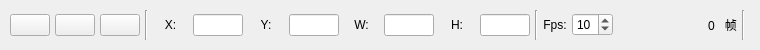
<?xml version="1.0" encoding="UTF-8"?>
<ui version="4.0">
 <class>GifButtonWidget</class>
 <widget class="QWidget" name="GifButtonWidget">
  <property name="geometry">
   <rect>
    <x>0</x>
    <y>0</y>
    <width>760</width>
    <height>50</height>
   </rect>
  </property>
  <property name="minimumSize">
   <size>
    <width>0</width>
    <height>0</height>
   </size>
  </property>
  <property name="maximumSize">
   <size>
    <width>760</width>
    <height>50</height>
   </size>
  </property>
  <property name="windowTitle">
   <string>Form</string>
  </property>
  <layout class="QHBoxLayout" name="horizontalLayout">
   <property name="spacing">
    <number>0</number>
   </property>
   <property name="leftMargin">
    <number>0</number>
   </property>
   <property name="topMargin">
    <number>0</number>
   </property>
   <property name="rightMargin">
    <number>0</number>
   </property>
   <property name="bottomMargin">
    <number>0</number>
   </property>
   <item>
    <widget class="QWidget" name="RootWidget" native="true">
     <layout class="QHBoxLayout" name="horizontalLayout_4">
      <property name="spacing">
       <number>0</number>
      </property>
      <property name="leftMargin">
       <number>0</number>
      </property>
      <property name="topMargin">
       <number>0</number>
      </property>
      <property name="rightMargin">
       <number>0</number>
      </property>
      <property name="bottomMargin">
       <number>0</number>
      </property>
      <item>
       <widget class="QWidget" name="BorderWidget" native="true">
        <layout class="QHBoxLayout" name="LayoutBorder">
         <property name="spacing">
          <number>5</number>
         </property>
         <property name="sizeConstraint">
          <enum>QLayout::SetNoConstraint</enum>
         </property>
         <property name="leftMargin">
          <number>5</number>
         </property>
         <property name="topMargin">
          <number>5</number>
         </property>
         <property name="rightMargin">
          <number>10</number>
         </property>
         <property name="bottomMargin">
          <number>5</number>
         </property>
         <item>
          <widget class="QWidget" name="FunctionWidget" native="true">
           <layout class="QHBoxLayout" name="horizontalLayout_2">
            <property name="spacing">
             <number>5</number>
            </property>
            <property name="leftMargin">
             <number>5</number>
            </property>
            <property name="topMargin">
             <number>5</number>
            </property>
            <property name="rightMargin">
             <number>0</number>
            </property>
            <property name="bottomMargin">
             <number>5</number>
            </property>
            <item>
             <widget class="QPushButton" name="VideoButton">
              <property name="text">
               <string/>
              </property>
             </widget>
            </item>
            <item>
             <widget class="QPushButton" name="MoveButton">
              <property name="text">
               <string/>
              </property>
             </widget>
            </item>
            <item>
             <widget class="QPushButton" name="ShowButton">
              <property name="text">
               <string/>
              </property>
             </widget>
            </item>
            <item>
             <widget class="Line" name="line">
              <property name="orientation">
               <enum>Qt::Vertical</enum>
              </property>
             </widget>
            </item>
            <item>
             <layout class="QHBoxLayout" name="LayoutX">
              <item>
               <widget class="QLabel" name="LabelX">
                <property name="text">
                 <string>X:</string>
                </property>
                <property name="alignment">
                 <set>Qt::AlignCenter</set>
                </property>
               </widget>
              </item>
              <item>
               <widget class="QLineEdit" name="LineEditX">
                <property name="minimumSize">
                 <size>
                  <width>50</width>
                  <height>0</height>
                 </size>
                </property>
                <property name="maximumSize">
                 <size>
                  <width>50</width>
                  <height>16777215</height>
                 </size>
                </property>
               </widget>
              </item>
             </layout>
            </item>
            <item>
             <layout class="QHBoxLayout" name="LayoutY">
              <item>
               <widget class="QLabel" name="LabelY">
                <property name="text">
                 <string>Y:</string>
                </property>
                <property name="alignment">
                 <set>Qt::AlignCenter</set>
                </property>
               </widget>
              </item>
              <item>
               <widget class="QLineEdit" name="LineEditY">
                <property name="minimumSize">
                 <size>
                  <width>50</width>
                  <height>0</height>
                 </size>
                </property>
                <property name="maximumSize">
                 <size>
                  <width>50</width>
                  <height>16777215</height>
                 </size>
                </property>
               </widget>
              </item>
             </layout>
            </item>
            <item>
             <layout class="QHBoxLayout" name="LayoutWidth">
              <item>
               <widget class="QLabel" name="LabelWidth">
                <property name="text">
                 <string>W:</string>
                </property>
                <property name="alignment">
                 <set>Qt::AlignCenter</set>
                </property>
               </widget>
              </item>
              <item>
               <widget class="QLineEdit" name="LineEditWidth">
                <property name="minimumSize">
                 <size>
                  <width>50</width>
                  <height>0</height>
                 </size>
                </property>
                <property name="maximumSize">
                 <size>
                  <width>50</width>
                  <height>16777215</height>
                 </size>
                </property>
               </widget>
              </item>
             </layout>
            </item>
            <item>
             <layout class="QHBoxLayout" name="LayoutHeight">
              <item>
               <widget class="QLabel" name="LabelHeight">
                <property name="text">
                 <string>H:</string>
                </property>
                <property name="alignment">
                 <set>Qt::AlignCenter</set>
                </property>
               </widget>
              </item>
              <item>
               <widget class="QLineEdit" name="LineEditHeight">
                <property name="minimumSize">
                 <size>
                  <width>50</width>
                  <height>0</height>
                 </size>
                </property>
                <property name="maximumSize">
                 <size>
                  <width>50</width>
                  <height>16777215</height>
                 </size>
                </property>
                <property name="text">
                 <string/>
                </property>
               </widget>
              </item>
             </layout>
            </item>
            <item>
             <widget class="Line" name="line_3">
              <property name="orientation">
               <enum>Qt::Vertical</enum>
              </property>
             </widget>
            </item>
            <item>
             <layout class="QHBoxLayout" name="LayoutFps">
              <item>
               <widget class="QLabel" name="labelFps">
                <property name="text">
                 <string>Fps:</string>
                </property>
                <property name="alignment">
                 <set>Qt::AlignCenter</set>
                </property>
               </widget>
              </item>
              <item>
               <widget class="QSpinBox" name="SpinBoxFps">
                <property name="minimum">
                 <number>1</number>
                </property>
                <property name="maximum">
                 <number>30</number>
                </property>
                <property name="value">
                 <number>10</number>
                </property>
               </widget>
              </item>
             </layout>
            </item>
            <item>
             <spacer name="horizontalSpacer">
              <property name="orientation">
               <enum>Qt::Horizontal</enum>
              </property>
              <property name="sizeHint" stdset="0">
               <size>
                <width>40</width>
                <height>20</height>
               </size>
              </property>
             </spacer>
            </item>
            <item>
             <widget class="QLabel" name="FrameNum">
              <property name="text">
               <string>0   帧</string>
              </property>
              <property name="alignment">
               <set>Qt::AlignCenter</set>
              </property>
             </widget>
            </item>
            <item>
             <widget class="Line" name="line_4">
              <property name="orientation">
               <enum>Qt::Vertical</enum>
              </property>
             </widget>
            </item>
           </layout>
          </widget>
         </item>
         <item>
          <widget class="QWidget" name="Image" native="true"/>
         </item>
        </layout>
       </widget>
      </item>
     </layout>
    </widget>
   </item>
  </layout>
 </widget>
 <resources/>
 <connections/>
</ui>
